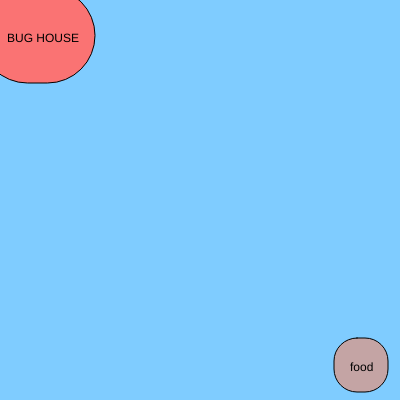
Frame 1 (no input)
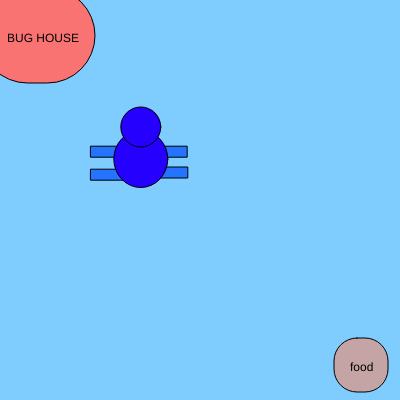
Frame 60 (no input)
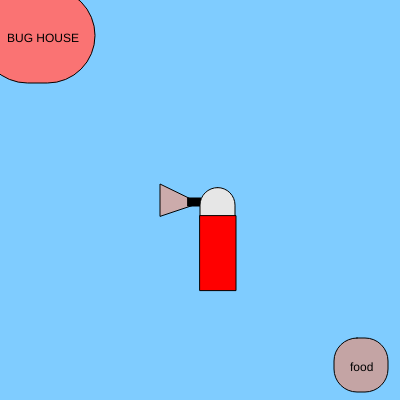
Frame 120 (the mouse pressed at the canvas centre since frame 60)

The p5.js sketch that drew these frames (run headless with seeded random() and noise() and a simulated clock; from frame 60 on, the mouse is pressed at the canvas centre):

// p5.js sketch
// ── sketch.js
/*William Aitkens
BUG
2017-04-20*/
// position of the BUG
var y = 0;
var x = 0;
var bugSize = 20;
// how far the BUG moves every time
var speed = 2;

function setup() {
  createCanvas(400, 400);
}

function bug () {
//Bug
  fill(36, 116, 255);
  rect(x+bugSize*-1.36,y+bugSize*1.41,32,11);
  rect(x+bugSize*1.86,y+bugSize*1.41,32,11);
  rect(x+bugSize*-1.36,y+bugSize*2.56,38,11);
  rect(x+bugSize*1.89,y+bugSize*2.45,32,11);
  fill(38, 0, 255);
  ellipse(x+bugSize*1.14,y+bugSize*2.05,54,57);
  ellipse(x+bugSize*1.14,y+bugSize*0.45,40,40);
}

function draw() {
    background(127, 204, 255);
    bug();
   //move Bug

    y = y + speed;
    x = x + speed;
    
    if (y > 400) {
        speed =-2;
       } 
      else if (mouseIsPressed) {
            speed =-4;
        }
    
    if (y < 0) {
        speed = 2;
    }
    if (x < 0) {
        speed = 2;
    }
    if (x > 400) {
        speed = -2;
    }
    if (mouseIsPressed) {
      spray();
    }
  
    fill(196, 164, 164);
    rect(334,338,54,54,23);
    fill(0, 0, 0);
    text('food',350,371);
    fill(250, 115, 115);
    rect(-20,-12,115,95,53);
    fill(0, 0, 0);
    text('BUG HOUSE',7,42);
  }
//the spray bottle
function spray () {
    fill(204, 171, 171);
  //the liquid spray
        triangle(mouseX+bugSize*-2.00,mouseY+bugSize*0.80,mouseX+bugSize*-2.00,mouseY+bugSize*-0.80,mouseX+bugSize*-0.05,mouseY+bugSize*0.15);
    fill(0, 0, 0);
  //the nozzle of the bottle
        rect(mouseX+bugSize*-0.60, mouseY+bugSize*-0.10, 13, 8);
    fill(230, 230, 230);
  //the top of the bottle
        rect(mouseX, mouseY+bugSize*-0.62, 35, 46,26);
    fill(255, 0, 0);
  //the can part of the bottle, the body
        rect(mouseX, mouseY+bugSize*0.78, 36, 75);
  }
